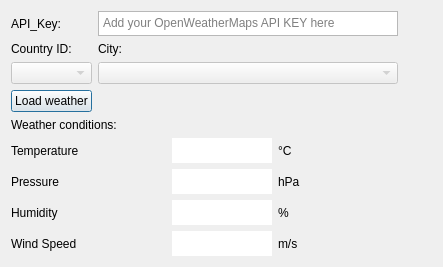
<?xml version="1.0" encoding="UTF-8"?>
<ui version="4.0">
 <class>dialog</class>
 <widget class="QDialog" name="dialog">
  <property name="windowModality">
   <enum>Qt::NonModal</enum>
  </property>
  <property name="geometry">
   <rect>
    <x>0</x>
    <y>0</y>
    <width>443</width>
    <height>263</height>
   </rect>
  </property>
  <property name="sizePolicy">
   <sizepolicy hsizetype="Maximum" vsizetype="Maximum">
    <horstretch>0</horstretch>
    <verstretch>0</verstretch>
   </sizepolicy>
  </property>
  <property name="minimumSize">
   <size>
    <width>0</width>
    <height>0</height>
   </size>
  </property>
  <property name="maximumSize">
   <size>
    <width>16777215</width>
    <height>16777213</height>
   </size>
  </property>
  <property name="windowTitle">
   <string>Weather GUI</string>
  </property>
  <property name="windowOpacity">
   <double>1.000000000000000</double>
  </property>
  <property name="autoFillBackground">
   <bool>false</bool>
  </property>
  <property name="styleSheet">
   <string notr="true">font: 9pt &quot;MS Shell Dlg 2&quot;;</string>
  </property>
  <property name="sizeGripEnabled">
   <bool>false</bool>
  </property>
  <property name="modal">
   <bool>false</bool>
  </property>
  <layout class="QGridLayout" name="gridLayout">
   <item row="0" column="0">
    <widget class="QLabel" name="label_14">
     <property name="text">
      <string>API_Key:</string>
     </property>
    </widget>
   </item>
   <item row="2" column="0">
    <widget class="QComboBox" name="comboBox">
     <property name="enabled">
      <bool>false</bool>
     </property>
    </widget>
   </item>
   <item row="2" column="1">
    <widget class="QComboBox" name="comboBox_2">
     <property name="enabled">
      <bool>false</bool>
     </property>
     <property name="minimumSize">
      <size>
       <width>100</width>
       <height>0</height>
      </size>
     </property>
     <property name="maximumSize">
      <size>
       <width>300</width>
       <height>16777215</height>
      </size>
     </property>
     <property name="contextMenuPolicy">
      <enum>Qt::DefaultContextMenu</enum>
     </property>
     <property name="sizeAdjustPolicy">
      <enum>QComboBox::AdjustToMinimumContentsLength</enum>
     </property>
     <property name="iconSize">
      <size>
       <width>32</width>
       <height>16</height>
      </size>
     </property>
    </widget>
   </item>
   <item row="7" column="0">
    <spacer name="verticalSpacer">
     <property name="orientation">
      <enum>Qt::Vertical</enum>
     </property>
     <property name="sizeHint" stdset="0">
      <size>
       <width>20</width>
       <height>40</height>
      </size>
     </property>
    </spacer>
   </item>
   <item row="6" column="0" colspan="4">
    <layout class="QGridLayout" name="gridLayout_2">
     <property name="sizeConstraint">
      <enum>QLayout::SetNoConstraint</enum>
     </property>
     <item row="4" column="0">
      <widget class="QLabel" name="label_8">
       <property name="font">
        <font>
         <family>MS Shell Dlg 2</family>
         <pointsize>9</pointsize>
         <weight>50</weight>
         <italic>false</italic>
         <bold>false</bold>
        </font>
       </property>
       <property name="text">
        <string>Wind Speed</string>
       </property>
      </widget>
     </item>
     <item row="0" column="0">
      <widget class="QLabel" name="label_10">
       <property name="styleSheet">
        <string notr="true">font: 200 10pt &quot;MS Shell Dlg 2&quot;;</string>
       </property>
       <property name="text">
        <string>Weather conditions:</string>
       </property>
      </widget>
     </item>
     <item row="3" column="2">
      <widget class="QLabel" name="label_3">
       <property name="minimumSize">
        <size>
         <width>40</width>
         <height>0</height>
        </size>
       </property>
       <property name="text">
        <string>%</string>
       </property>
       <property name="alignment">
        <set>Qt::AlignLeading|Qt::AlignLeft|Qt::AlignVCenter</set>
       </property>
      </widget>
     </item>
     <item row="2" column="1">
      <widget class="QTextEdit" name="textEdit_2">
       <property name="enabled">
        <bool>true</bool>
       </property>
       <property name="sizePolicy">
        <sizepolicy hsizetype="Minimum" vsizetype="Minimum">
         <horstretch>0</horstretch>
         <verstretch>0</verstretch>
        </sizepolicy>
       </property>
       <property name="maximumSize">
        <size>
         <width>100</width>
         <height>25</height>
        </size>
       </property>
       <property name="acceptDrops">
        <bool>false</bool>
       </property>
       <property name="frameShape">
        <enum>QFrame::NoFrame</enum>
       </property>
       <property name="verticalScrollBarPolicy">
        <enum>Qt::ScrollBarAlwaysOff</enum>
       </property>
       <property name="horizontalScrollBarPolicy">
        <enum>Qt::ScrollBarAlwaysOff</enum>
       </property>
       <property name="sizeAdjustPolicy">
        <enum>QAbstractScrollArea::AdjustToContents</enum>
       </property>
       <property name="readOnly">
        <bool>true</bool>
       </property>
      </widget>
     </item>
     <item row="0" column="1" colspan="2">
      <widget class="QLabel" name="label_11">
       <property name="text">
        <string/>
       </property>
      </widget>
     </item>
     <item row="1" column="0">
      <widget class="QLabel" name="label_5">
       <property name="font">
        <font>
         <family>MS Shell Dlg 2</family>
         <pointsize>9</pointsize>
         <weight>50</weight>
         <italic>false</italic>
         <bold>false</bold>
        </font>
       </property>
       <property name="text">
        <string>Temperature</string>
       </property>
      </widget>
     </item>
     <item row="1" column="1">
      <widget class="QTextEdit" name="textEdit">
       <property name="enabled">
        <bool>true</bool>
       </property>
       <property name="minimumSize">
        <size>
         <width>0</width>
         <height>0</height>
        </size>
       </property>
       <property name="maximumSize">
        <size>
         <width>100</width>
         <height>25</height>
        </size>
       </property>
       <property name="acceptDrops">
        <bool>false</bool>
       </property>
       <property name="frameShape">
        <enum>QFrame::NoFrame</enum>
       </property>
       <property name="frameShadow">
        <enum>QFrame::Plain</enum>
       </property>
       <property name="verticalScrollBarPolicy">
        <enum>Qt::ScrollBarAlwaysOff</enum>
       </property>
       <property name="horizontalScrollBarPolicy">
        <enum>Qt::ScrollBarAlwaysOff</enum>
       </property>
       <property name="sizeAdjustPolicy">
        <enum>QAbstractScrollArea::AdjustToContents</enum>
       </property>
       <property name="readOnly">
        <bool>true</bool>
       </property>
      </widget>
     </item>
     <item row="3" column="0">
      <widget class="QLabel" name="label_7">
       <property name="font">
        <font>
         <family>MS Shell Dlg 2</family>
         <pointsize>9</pointsize>
         <weight>50</weight>
         <italic>false</italic>
         <bold>false</bold>
        </font>
       </property>
       <property name="text">
        <string>Humidity</string>
       </property>
      </widget>
     </item>
     <item row="4" column="2">
      <widget class="QLabel" name="label_12">
       <property name="text">
        <string>m/s</string>
       </property>
      </widget>
     </item>
     <item row="4" column="1">
      <widget class="QTextEdit" name="textEdit_4">
       <property name="enabled">
        <bool>true</bool>
       </property>
       <property name="maximumSize">
        <size>
         <width>100</width>
         <height>25</height>
        </size>
       </property>
       <property name="focusPolicy">
        <enum>Qt::WheelFocus</enum>
       </property>
       <property name="acceptDrops">
        <bool>false</bool>
       </property>
       <property name="frameShape">
        <enum>QFrame::NoFrame</enum>
       </property>
       <property name="frameShadow">
        <enum>QFrame::Plain</enum>
       </property>
       <property name="lineWidth">
        <number>0</number>
       </property>
       <property name="verticalScrollBarPolicy">
        <enum>Qt::ScrollBarAlwaysOff</enum>
       </property>
       <property name="horizontalScrollBarPolicy">
        <enum>Qt::ScrollBarAlwaysOff</enum>
       </property>
       <property name="sizeAdjustPolicy">
        <enum>QAbstractScrollArea::AdjustToContents</enum>
       </property>
       <property name="readOnly">
        <bool>true</bool>
       </property>
      </widget>
     </item>
     <item row="2" column="0">
      <widget class="QLabel" name="label_6">
       <property name="font">
        <font>
         <family>MS Shell Dlg 2</family>
         <pointsize>9</pointsize>
         <weight>50</weight>
         <italic>false</italic>
         <bold>false</bold>
        </font>
       </property>
       <property name="text">
        <string>Pressure</string>
       </property>
      </widget>
     </item>
     <item row="1" column="2">
      <widget class="QLabel" name="label_16">
       <property name="text">
        <string>°C</string>
       </property>
      </widget>
     </item>
     <item row="3" column="1">
      <widget class="QTextEdit" name="textEdit_3">
       <property name="enabled">
        <bool>true</bool>
       </property>
       <property name="maximumSize">
        <size>
         <width>100</width>
         <height>25</height>
        </size>
       </property>
       <property name="acceptDrops">
        <bool>false</bool>
       </property>
       <property name="frameShape">
        <enum>QFrame::NoFrame</enum>
       </property>
       <property name="frameShadow">
        <enum>QFrame::Plain</enum>
       </property>
       <property name="verticalScrollBarPolicy">
        <enum>Qt::ScrollBarAlwaysOff</enum>
       </property>
       <property name="horizontalScrollBarPolicy">
        <enum>Qt::ScrollBarAlwaysOff</enum>
       </property>
       <property name="readOnly">
        <bool>true</bool>
       </property>
      </widget>
     </item>
     <item row="2" column="2">
      <widget class="QLabel" name="label_15">
       <property name="text">
        <string>hPa</string>
       </property>
      </widget>
     </item>
    </layout>
   </item>
   <item row="1" column="1">
    <widget class="QLabel" name="label_2">
     <property name="minimumSize">
      <size>
       <width>80</width>
       <height>0</height>
      </size>
     </property>
     <property name="maximumSize">
      <size>
       <width>80</width>
       <height>16777215</height>
      </size>
     </property>
     <property name="text">
      <string>City:</string>
     </property>
    </widget>
   </item>
   <item row="0" column="1">
    <widget class="QTextEdit" name="textEdit_6">
     <property name="minimumSize">
      <size>
       <width>300</width>
       <height>0</height>
      </size>
     </property>
     <property name="maximumSize">
      <size>
       <width>140</width>
       <height>25</height>
      </size>
     </property>
     <property name="styleSheet">
      <string notr="true">font: 6pt &quot;MS Shell Dlg 2&quot;;</string>
     </property>
     <property name="inputMethodHints">
      <set>Qt::ImhHiddenText</set>
     </property>
     <property name="verticalScrollBarPolicy">
      <enum>Qt::ScrollBarAlwaysOff</enum>
     </property>
     <property name="horizontalScrollBarPolicy">
      <enum>Qt::ScrollBarAlwaysOff</enum>
     </property>
     <property name="sizeAdjustPolicy">
      <enum>QAbstractScrollArea::AdjustToContents</enum>
     </property>
     <property name="html">
      <string>&lt;!DOCTYPE HTML PUBLIC &quot;-//W3C//DTD HTML 4.0//EN&quot; &quot;http://www.w3.org/TR/REC-html40/strict.dtd&quot;&gt;
&lt;html&gt;&lt;head&gt;&lt;meta name=&quot;qrichtext&quot; content=&quot;1&quot; /&gt;&lt;style type=&quot;text/css&quot;&gt;
p, li { white-space: pre-wrap; }
&lt;/style&gt;&lt;/head&gt;&lt;body style=&quot; font-family:'MS Shell Dlg 2'; font-size:6pt; font-weight:400; font-style:normal;&quot;&gt;
&lt;p style=&quot;-qt-paragraph-type:empty; margin-top:12px; margin-bottom:12px; margin-left:0px; margin-right:0px; -qt-block-indent:0; text-indent:0px;&quot;&gt;&lt;br /&gt;&lt;/p&gt;&lt;/body&gt;&lt;/html&gt;</string>
     </property>
     <property name="overwriteMode">
      <bool>true</bool>
     </property>
     <property name="placeholderText">
      <string>Add your OpenWeatherMaps API KEY here</string>
     </property>
    </widget>
   </item>
   <item row="1" column="0">
    <widget class="QLabel" name="label">
     <property name="minimumSize">
      <size>
       <width>80</width>
       <height>0</height>
      </size>
     </property>
     <property name="maximumSize">
      <size>
       <width>80</width>
       <height>16777215</height>
      </size>
     </property>
     <property name="text">
      <string>Country ID:</string>
     </property>
    </widget>
   </item>
   <item row="4" column="0">
    <widget class="QPushButton" name="pushButton">
     <property name="minimumSize">
      <size>
       <width>0</width>
       <height>0</height>
      </size>
     </property>
     <property name="text">
      <string>Load weather</string>
     </property>
     <property name="autoRepeatInterval">
      <number>102</number>
     </property>
     <property name="default">
      <bool>true</bool>
     </property>
     <property name="flat">
      <bool>false</bool>
     </property>
    </widget>
   </item>
  </layout>
 </widget>
 <resources/>
 <connections/>
</ui>
